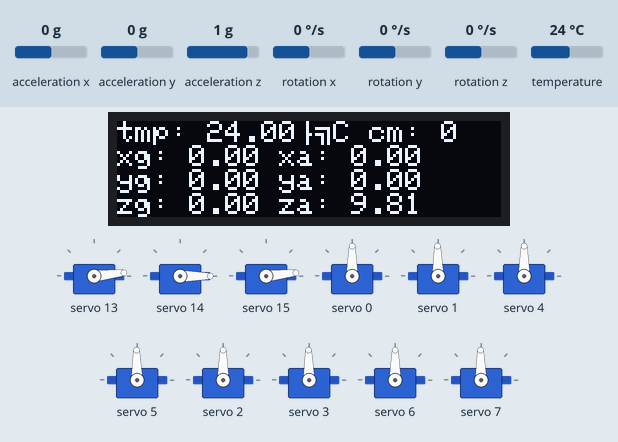
The sketch below on a simulated Arduino Leonardo, built with avr-gcc and run on an emulated ATmega32U4. Parts: 128×32 one-colour display, 11 × servo. The test bench sets the inputs (shaded band); at power-on: acceleration x 0 g, acceleration y 0 g, acceleration z 1 g, rotation x 0 °/s, rotation y 0 °/s, rotation z 0 °/s, temperature 24 °C. The display library's start-up logo is not drawn.

Above: at 0.3 s.
At 2.6 s:
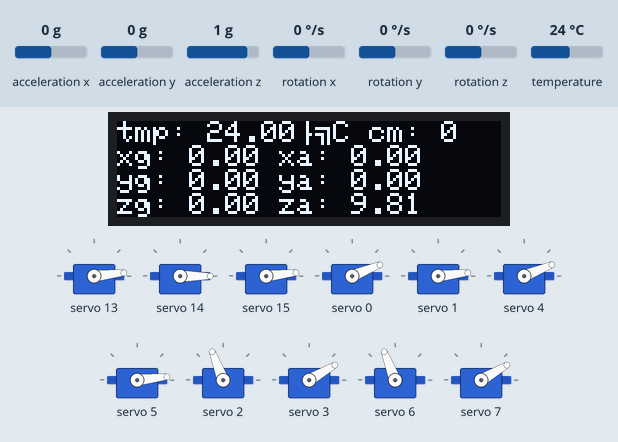
At 3.3 s:
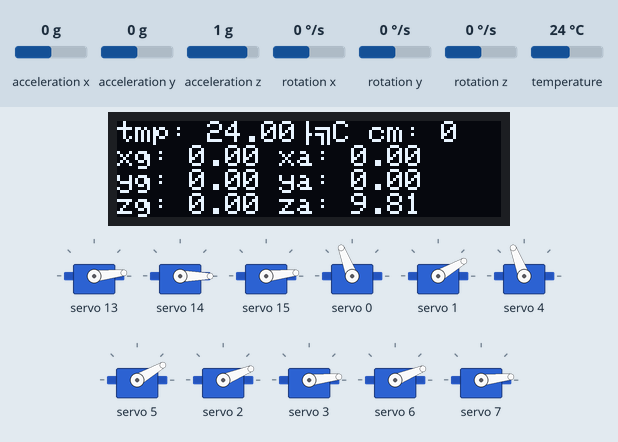
At 3.81 s:
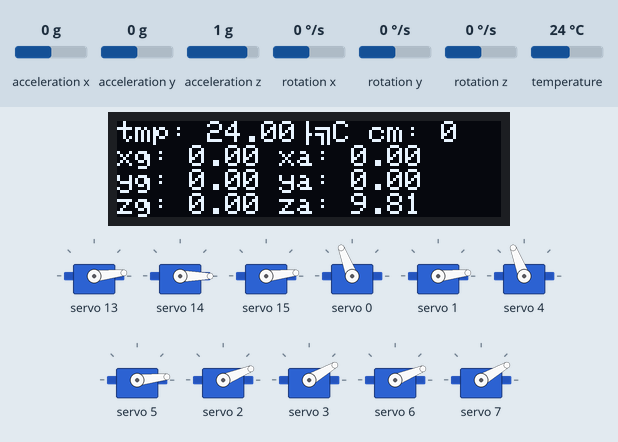
Timing chart, 0 to 40.0 s (numbered marks = the images above):
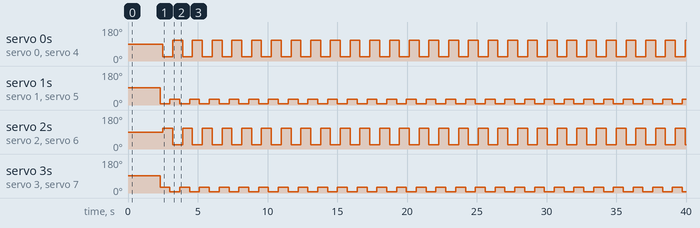

The sketch:

OpenCat.ino
```cpp
#include <Adafruit_MPU6050.h>
#include <Adafruit_Sensor.h>
#include <Wire.h>
#include <Adafruit_PWMServoDriver.h>
#include <Adafruit_GFX.h>
#include <Adafruit_SSD1306.h>

#define SCREEN_WIDTH 128 // OLED display width, in pixels
#define SCREEN_HEIGHT 32 // OLED display height, in pixels

// Declaration for an SSD1306 display connected to I2C (SDA, SCL pins)
#define OLED_RESET     4 // Reset pin # (or -1 if sharing Arduino reset pin)
Adafruit_SSD1306 display(SCREEN_WIDTH, SCREEN_HEIGHT, &Wire, OLED_RESET);

/*
 *  Para la posición 0° el pulso es de 0.6ms, para 90° es de 1.5ms y para 180° 2.4ms.
 */
#define POS0_TYPE1 125// ancho de pulso en cuentas para pocicion 0°
#define POS180_TYPE1 600// ancho de pulso en cuentas para la pocicion 180°
#define POS0_TYPE2 150
#define POS180_TYPE2 580
#define SERVO_TYPE1 1
#define SERVO_TYPE2 2

Adafruit_PWMServoDriver servos = Adafruit_PWMServoDriver(0x40);
Adafruit_MPU6050 mpu;

unsigned int pataDelanteraIzq[] = {0,1};
unsigned int pataDelanteraDer[] = {2,3};

unsigned int pataTraseraIzq[] = {4,5};
unsigned int pataTraseraDer[] = {6,7};

unsigned int cuello[] = {14,15};
unsigned int cola = 13;

long distancia = 0;

sensors_event_t giro;

const int trigger = 2;   //Pin digital 2 para el Trigger del sensor
const int echo = 3;   //Pin digital 3 para el Echo del sensor

void setup(void) {

  Serial.begin(115200);

  while (!Serial){
    delay(10); // will pause Zero, Leonardo, etc until serial console opens
  }
  // SSD1306_SWITCHCAPVCC = generate display voltage from 3.3V internally
  if(!display.begin(SSD1306_SWITCHCAPVCC, 0x3C)) { // Address 0x3C for 128x32
    Serial.println(F("SSD1306 allocation failed"));
    for(;;); // Don't proceed, loop forever
  }

  // Show initial display buffer contents on the screen --
  // the library initializes this with an Adafruit splash screen.
  display.display();

  //Incializacion del sensor de ultrasonido
  pinMode(trigger, OUTPUT); //pin como salida
  pinMode(echo, INPUT);  //pin como entrada
  digitalWrite(trigger, LOW);//Inicializamos el pin con 0

  //Inicialización de los servos
  servos.begin();
  servos.setPWMFreq(60); //Frecuecia PWM de 60Hz o T=16,66ms

  // Try to initialize!
  if (!mpu.begin()) {
    Serial.println("Failed to find MPU6050 chip.");
    while (1) {
      delay(10);
    }
  }

  mpu.setAccelerometerRange(MPU6050_RANGE_8_G);

  mpu.setGyroRange(MPU6050_RANGE_500_DEG);

  mpu.setFilterBandwidth(MPU6050_BAND_21_HZ);

  //Posiciones iniciales de los servos (patas estiradas totalmente).
  iniciarMotores();

  delay(2000);

  plantado();

}

void loop() {
  trote();
}

//Actualizar la posicion del servo, en funcion del tipo de servo, tipo 1 o tipo 2 (hay 2 clases de servos)
void setServo(uint8_t n_servo, unsigned int anguloFin,unsigned int type){
  if(type == SERVO_TYPE1){
    setServo(n_servo,anguloFin,POS0_TYPE1,POS180_TYPE1);
  }else{
    setServo(n_servo,anguloFin,POS0_TYPE2,POS180_TYPE2);
  }
}

//Actualiza la posicion del servo
void setServo(unsigned int n_servo,unsigned int anguloFin,unsigned int pos0,unsigned int pos180) {
  int dutyFin;
  dutyFin=map(anguloFin,0,180,pos0, pos180);

  servos.setPWM(n_servo, 0, dutyFin);
}

/*
cola                      <- cola a la izquierda 0 grados, centro 90 grados, derecha 180 grados
pata delantera izquierda  <- posicion inicial 0 grados
pata trasera izquierda    <- posicion inicial 180 grados
pata delantera derecha    <- posicion inicial 180 grados
pata trasera derecha      <- posicion inicial 0 grados
*/


//Inicializa los servos a la posicion 0
void iniciarMotores(){
  giro = getRotation(distancia);

  setServo(cola,0,SERVO_TYPE2);

  setServo(cuello[0],0,SERVO_TYPE1);
  setServo(cuello[1],0,SERVO_TYPE2);


  setServo(pataDelanteraIzq[0],90,SERVO_TYPE1);
  setServo(pataDelanteraIzq[1],90,SERVO_TYPE2);

  setServo(pataTraseraIzq[0],90,SERVO_TYPE1);
  setServo(pataTraseraIzq[1],90,SERVO_TYPE2);

  setServo(pataDelanteraDer[0],90,SERVO_TYPE1);
  setServo(pataDelanteraDer[1],90,SERVO_TYPE2);

  setServo(pataTraseraDer[0],90,SERVO_TYPE1);
  setServo(pataTraseraDer[1],90,SERVO_TYPE2);
}

//Trote
void trote(){

  //Pata delantera izq encogidas
  setServo(pataDelanteraIzq[1],0,SERVO_TYPE2);
  setServo(pataTraseraDer[1],25,SERVO_TYPE2);

  setServo(pataDelanteraDer[1],25,SERVO_TYPE2);
  setServo(pataTraseraIzq[1],0,SERVO_TYPE2);

  delay(200);

  setServo(pataDelanteraIzq[0],25,SERVO_TYPE1);
  setServo(pataTraseraDer[0],110,SERVO_TYPE1);

  setServo(pataDelanteraDer[0],110,SERVO_TYPE1);
  setServo(pataTraseraIzq[0],25,SERVO_TYPE1);

  delay(500);

  setServo(pataDelanteraIzq[1],25,SERVO_TYPE2);
  setServo(pataTraseraDer[1],0,SERVO_TYPE2);

  setServo(pataDelanteraDer[1],0,SERVO_TYPE2);
  setServo(pataTraseraIzq[1],25,SERVO_TYPE2);

  delay(200);

  setServo(pataDelanteraIzq[0],110,SERVO_TYPE1);
  setServo(pataTraseraDer[0],25,SERVO_TYPE1);

  setServo(pataDelanteraDer[0],25,SERVO_TYPE1);
  setServo(pataTraseraIzq[0],110,SERVO_TYPE1);

  delay(500);

  //setServo(pataTraseraDer[0],45,SERVO_TYPE1);
  //setServo(pataTraseraDer[1],45,SERVO_TYPE2);
/*
  delay(500);

  //Pata delantera der encogidas


  setServo(pataTraseraIzq[0],110,SERVO_TYPE1);
  setServo(pataTraseraIzq[1],110,SERVO_TYPE2);

  delay(500);

  setServo(pataDelanteraIzq[0],45,SERVO_TYPE1);
  setServo(pataDelanteraIzq[1],45,SERVO_TYPE2);

  setServo(pataTraseraDer[0],45,SERVO_TYPE1);
  setServo(pataTraseraDer[1],45,SERVO_TYPE2);

  delay(500);

  setServo(pataDelanteraIzq[0],45,SERVO_TYPE1);
  setServo(pataDelanteraIzq[1],45,SERVO_TYPE2);

  setServo(pataTraseraDer[0],45,SERVO_TYPE1);
  setServo(pataTraseraDer[1],45,SERVO_TYPE2);

  delay(500);
  */
}

//Sentado
void sentado(){

  setServo(cola,0,SERVO_TYPE2);

  setServo(pataDelanteraIzq[0],90,SERVO_TYPE1);
  setServo(pataDelanteraIzq[1],140,SERVO_TYPE2);

  setServo(pataTraseraIzq[0],90,SERVO_TYPE1);
  setServo(pataTraseraIzq[1],50,SERVO_TYPE2);

  setServo(pataDelanteraDer[0],90,SERVO_TYPE1);
  setServo(pataDelanteraDer[1],50,SERVO_TYPE2);

  setServo(pataTraseraDer[0],90,SERVO_TYPE1);
  setServo(pataTraseraDer[1],140,SERVO_TYPE2);

}

//Movimiento de los servos
void plantado(){

  setServo(pataDelanteraIzq[0],90,SERVO_TYPE1);
  setServo(pataDelanteraIzq[1],0,SERVO_TYPE2);

  setServo(pataTraseraIzq[0],90,SERVO_TYPE1);
  setServo(pataTraseraIzq[1],180,SERVO_TYPE2);

  setServo(pataDelanteraDer[0],90,SERVO_TYPE1);
  setServo(pataDelanteraDer[1],180,SERVO_TYPE2);

  setServo(pataTraseraDer[0],90,SERVO_TYPE1);
  setServo(pataTraseraDer[1],0,SERVO_TYPE2);

}

//Funcion que recoge el objeto de posiciones del giroscopio
sensors_event_t getRotation(long distancia){
   /* Take a new reading */
  //mpu.read();

  /* Get new sensor events with the readings */
  sensors_event_t a, g, temp;
  mpu.getEvent(&a, &g, &temp);

  //Escribimos en el display
  display.clearDisplay();
  display.setTextSize(1);               // Normal 1:1 pixel scale
  display.setTextColor(SSD1306_WHITE);  // Draw white text
  display.setCursor(0,0);               // Start at top-left corner

  display.print("tmp: ");
  display.print(temp.temperature);
  display.print("ºC cm: ");
  display.print(distancia);

  display.println("");

  display.print("xg: ");
  display.print(g.gyro.x);
  display.print(" xa: ");
  display.print(a.acceleration.x);
  display.println("");

  display.print("yg: ");
  display.print(g.gyro.y);
  display.print(" ya: ");
  display.print(a.acceleration.y);

  display.println("");

  display.print("zg: ");
  display.print(g.gyro.z);
  display.print(" za: ");
  display.print(a.acceleration.z);

  display.println("");


  //display.startscrollright(0x00, 0x0F);
  display.display();

  delay(200);

  //display.stopscroll();
  return g;
}

//Función que mide la distancia medida por el sensor de ultrasonido.
long getDistancia(){
  long t; //timepo que demora en llegar el eco
  long d; //distancia en centimetros

  digitalWrite(trigger, HIGH);
  delayMicroseconds(10);          //Enviamos un pulso de 10us
  digitalWrite(trigger, LOW);

  t = pulseIn(echo, HIGH); //obtenemos el ancho del pulso
  d = t/59;             //escalamos el tiempo a una distancia en cm

  Serial.print("Distancia: ");
  Serial.print(d);      //Enviamos serialmente el valor de la distancia
  Serial.print("cm");
  Serial.println();
  delay(100);          //Hacemos una pausa de 100ms
}
```

Measured:
- by itself, servo 0, servo 4, servo 2, servo 6: alternates 111° for 0.71 s and 22° for 0.71 s
- by itself, servo 1, servo 5, servo 3, servo 7: alternates 30° for 0.71 s and 6° for 0.71 s
